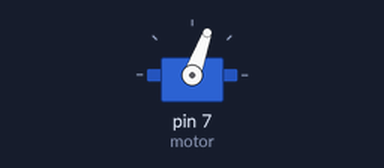
A sketch run on a simulated Arduino Uno, built with avr-gcc and run on an emulated ATmega328P. On the bench: servo.

Above: at 0.1 s.
At 2.6 s:
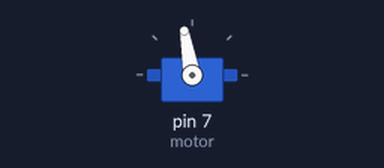
Timing chart, 0 to 4.1 s (numbered marks = the images above):
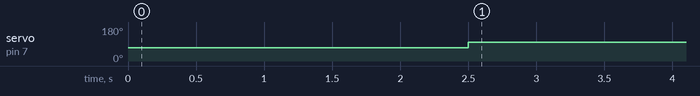

The sketch:

dcmotor_control2.ino
```cpp
#include <Servo.h>

Servo motor;

void setup() {

  motor.attach(7);
  motor.write(70); //ESC 대기 신호
  delay(2500); //ESC의 준비 시간

}

void loop() {

  motor.write(100); //A

}
```

Measured:
- by itself, servo on pin 7 (motor): 70° → 100° at 2.5 s
